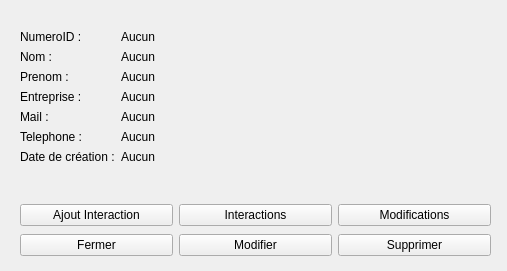
<?xml version="1.0" encoding="UTF-8"?>
<ui version="4.0">
 <class>Fiche</class>
 <widget class="QWidget" name="Fiche">
  <property name="geometry">
   <rect>
    <x>0</x>
    <y>0</y>
    <width>507</width>
    <height>271</height>
   </rect>
  </property>
  <property name="windowTitle">
   <string>Fiche du contact</string>
  </property>
  <widget class="QWidget" name="formLayoutWidget">
   <property name="geometry">
    <rect>
     <x>20</x>
     <y>30</y>
     <width>281</width>
     <height>164</height>
    </rect>
   </property>
   <layout class="QFormLayout" name="formLayout">
    <item row="0" column="0">
     <widget class="QLabel" name="label_8">
      <property name="text">
       <string>NumeroID :</string>
      </property>
     </widget>
    </item>
    <item row="0" column="1">
     <widget class="QLabel" name="ID">
      <property name="text">
       <string>Aucun</string>
      </property>
     </widget>
    </item>
    <item row="1" column="0">
     <widget class="QLabel" name="label">
      <property name="text">
       <string>Nom :</string>
      </property>
     </widget>
    </item>
    <item row="1" column="1">
     <widget class="QLabel" name="Nom">
      <property name="text">
       <string>Aucun</string>
      </property>
     </widget>
    </item>
    <item row="2" column="0">
     <widget class="QLabel" name="label_2">
      <property name="text">
       <string>Prenom :</string>
      </property>
     </widget>
    </item>
    <item row="2" column="1">
     <widget class="QLabel" name="Prenom">
      <property name="text">
       <string>Aucun</string>
      </property>
     </widget>
    </item>
    <item row="3" column="0">
     <widget class="QLabel" name="label_3">
      <property name="text">
       <string>Entreprise :</string>
      </property>
     </widget>
    </item>
    <item row="3" column="1">
     <widget class="QLabel" name="Entreprise">
      <property name="text">
       <string>Aucun</string>
      </property>
     </widget>
    </item>
    <item row="4" column="0">
     <widget class="QLabel" name="label_4">
      <property name="text">
       <string>Mail :</string>
      </property>
     </widget>
    </item>
    <item row="4" column="1">
     <widget class="QLabel" name="Mail">
      <property name="text">
       <string>Aucun</string>
      </property>
     </widget>
    </item>
    <item row="5" column="0">
     <widget class="QLabel" name="label_5">
      <property name="text">
       <string>Telephone :</string>
      </property>
     </widget>
    </item>
    <item row="5" column="1">
     <widget class="QLabel" name="Telephone">
      <property name="text">
       <string>Aucun</string>
      </property>
     </widget>
    </item>
    <item row="6" column="0">
     <widget class="QLabel" name="label_6">
      <property name="text">
       <string>Date de création :</string>
      </property>
     </widget>
    </item>
    <item row="6" column="1">
     <widget class="QLabel" name="Date">
      <property name="text">
       <string>Aucun</string>
      </property>
     </widget>
    </item>
   </layout>
  </widget>
  <widget class="QWidget" name="horizontalLayoutWidget">
   <property name="geometry">
    <rect>
     <x>20</x>
     <y>200</y>
     <width>471</width>
     <height>31</height>
    </rect>
   </property>
   <layout class="QHBoxLayout" name="horizontalLayout">
    <item>
     <widget class="QPushButton" name="PBAjout">
      <property name="text">
       <string>Ajout Interaction</string>
      </property>
     </widget>
    </item>
    <item>
     <widget class="QPushButton" name="PBInteractions">
      <property name="text">
       <string>Interactions</string>
      </property>
     </widget>
    </item>
    <item>
     <widget class="QPushButton" name="PBModification">
      <property name="text">
       <string>Modifications</string>
      </property>
     </widget>
    </item>
   </layout>
  </widget>
  <widget class="QWidget" name="horizontalLayoutWidget_2">
   <property name="geometry">
    <rect>
     <x>20</x>
     <y>230</y>
     <width>471</width>
     <height>31</height>
    </rect>
   </property>
   <layout class="QHBoxLayout" name="horizontalLayout_2">
    <item>
     <widget class="QPushButton" name="PBFermer">
      <property name="text">
       <string>Fermer</string>
      </property>
     </widget>
    </item>
    <item>
     <widget class="QPushButton" name="PBModifier">
      <property name="text">
       <string>Modifier</string>
      </property>
     </widget>
    </item>
    <item>
     <widget class="QPushButton" name="PBSupprimer">
      <property name="text">
       <string>Supprimer</string>
      </property>
     </widget>
    </item>
   </layout>
  </widget>
  <widget class="QWidget" name="verticalLayoutWidget">
   <property name="geometry">
    <rect>
     <x>310</x>
     <y>30</y>
     <width>181</width>
     <height>161</height>
    </rect>
   </property>
   <layout class="QVBoxLayout" name="verticalLayout">
    <item>
     <widget class="QLabel" name="Photo_2">
      <property name="text">
       <string/>
      </property>
     </widget>
    </item>
   </layout>
  </widget>
 </widget>
 <resources/>
 <connections/>
</ui>
